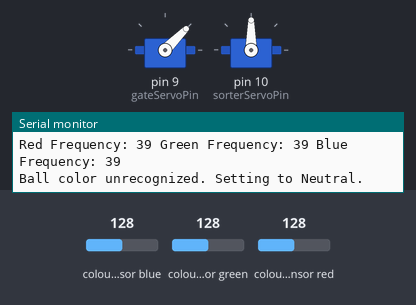
The sketch below on a simulated Arduino Uno, built with avr-gcc and run on an emulated ATmega328P. Shown: 2 × servo, the last lines printed to the serial monitor. Wiring (inferred from the names in the program): TCS3200 colour sensor: output pin 8; S2 pin 4; S3 pin 7; S0 pin 2; S1 pin 3. Inputs (shaded band) come from the test bench; at power-on: colour sensor blue 128, colour sensor red 128, colour sensor green 128.

Above: at 1.2 s.
1.3 s: colour sensor blue set to 134
At 4.2 s:
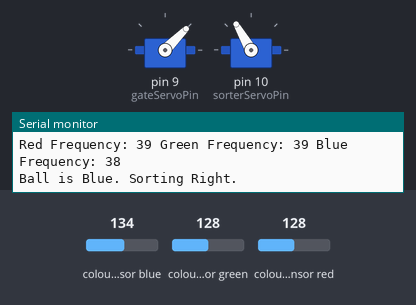
4.3 s: colour sensor red set to 135
At 7.2 s:
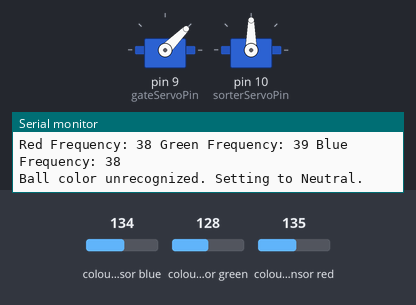
7.3 s: colour sensor blue set to 5
At 11.9 s:
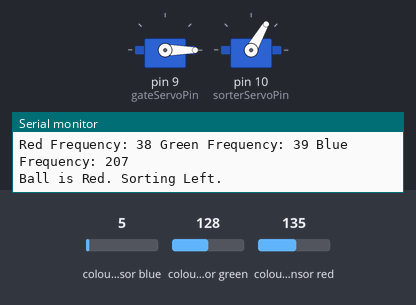
12.7 s: colour sensor red set to 5
At 15.5 s:
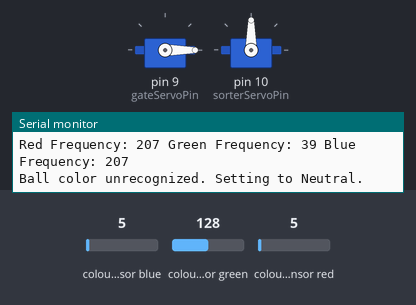
Timing chart, 0 to 16.7 s (numbered marks = the images above; inputs shaded):
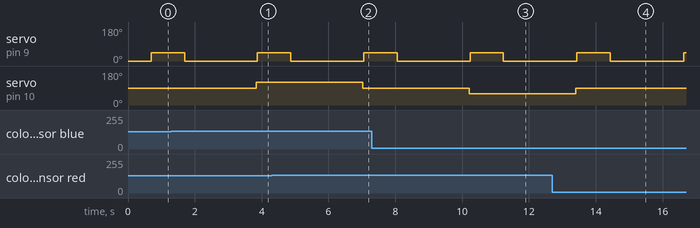

The sketch:

color-ball-sorter.ino
```cpp
#include <Servo.h>

// Create objects for the servo motors
Servo gateServo;
Servo sorterServo;

// Define pin numbers
const int gateServoPin = 9;       // Gate servo signal pin connected to pin 9
const int sorterServoPin = 10;    // Sorter servo signal pin connected to pin 10
const int colorSensorS0 = 2;      // TCS3200 S0 pin connected to pin 2
const int colorSensorS1 = 3;      // TCS3200 S1 pin connected to pin 3
const int colorSensorS2 = 4;      // TCS3200 S2 pin connected to pin 4
const int colorSensorS3 = 7;      // TCS3200 S3 pin connected to pin 5
const int colorSensorOut = 8;     // TCS3200 OUT pin connected to pin 6

// Define angles for servo motors
const int gateClosedAngle = 0;
const int gateOpenAngle = 45; // Reduced gate opening angle
const int redPosition = 60;   // Adjusted sorter angle for red
const int bluePosition = 120; // Adjusted sorter angle for blue
const int neutralPosition = 90; // Neutral position for other colors

// Variables for non-blocking delays
unsigned long previousMillis = 0;
const long interval = 500;

// Threshold values for frequency comparison
int redThreshold = 10;
int blueThreshold = 15; // Increased threshold for blue detection

void setup() {
  Serial.begin(9600);

  // Attach servos
  gateServo.attach(gateServoPin);
  sorterServo.attach(sorterServoPin);

  // Set initial servo positions
  gateServo.write(gateClosedAngle);
  sorterServo.write(neutralPosition);

  // Initialize TCS3200 sensor pins
  pinMode(colorSensorS0, OUTPUT);
  pinMode(colorSensorS1, OUTPUT);
  pinMode(colorSensorS2, OUTPUT);
  pinMode(colorSensorS3, OUTPUT);
  pinMode(colorSensorOut, INPUT);

  // Set sensor frequency scaling to 20%
  digitalWrite(colorSensorS0, HIGH);
  digitalWrite(colorSensorS1, LOW);
}

void loop() {
  unsigned long currentMillis = millis();

  // Run the sorting process if enough time has passed (non-blocking delay)
  if (currentMillis - previousMillis >= interval) {
    previousMillis = currentMillis;

    // Get average frequency for each color
    int redFrequency = getAverageFrequency(LOW, LOW);
    int greenFrequency = getAverageFrequency(HIGH, HIGH);
    int blueFrequency = getAverageFrequency(LOW, HIGH);

    // Debug output for frequency readings
    Serial.print("Red Frequency: "); Serial.print(redFrequency);
    Serial.print(" Green Frequency: "); Serial.print(greenFrequency);
    Serial.print(" Blue Frequency: "); Serial.println(blueFrequency);

    // Determine the ball's color using the new logic
    if (isRed(redFrequency, greenFrequency, blueFrequency)) {
      sorterServo.write(redPosition);
      Serial.println("Ball is Red. Sorting Left.");
    } else if (isBlue(redFrequency, greenFrequency, blueFrequency)) {
      sorterServo.write(bluePosition);
      Serial.println("Ball is Blue. Sorting Right.");
    } else {
      sorterServo.write(neutralPosition);
      Serial.println("Ball color unrecognized. Setting to Neutral.");
    }

    // Open the gate to release the ball
    gateServo.write(gateOpenAngle);
    delay(1000); // Wait for the ball to pass through
    gateServo.write(gateClosedAngle);

    // Wait for the ball to settle into the bin
    delay(2000);
  }
}

// Function to get the average frequency over multiple readings
int getAverageFrequency(int s2State, int s3State) {
  int totalFrequency = 0;
  for (int i = 0; i < 5; i++) {
    digitalWrite(colorSensorS2, s2State);
    digitalWrite(colorSensorS3, s3State);
    totalFrequency += pulseIn(colorSensorOut, LOW);
    delay(10); // Small delay between readings
  }
  return totalFrequency / 5;
}

// Function to check if the color is red
bool isRed(int r, int g, int b) {
  return (r < g && r < b && r < 200); // Adjust thresholds as needed
}

// Function to check if the color is blue
bool isBlue(int r, int g, int b) {
  return (b < r && b < g && b < 200); // Adjust thresholds as needed
}
```

Measured:
- the behaviour switches between 131 and 132 on colour sensor blue (found by bisection; images 0 and 1)
- the behaviour switches between 131 and 132 on colour sensor red (found by bisection; images 1 and 2)
- after the input at 1.3 s, servo on pin 10 (sorterServoPin): 90° → 120° after 2.5 s
- after the input at 4.3 s, servo on pin 10 (sorterServoPin): 120° → 90° after 2.7 s
- after the input at 7.3 s, servo on pin 10 (sorterServoPin): 90° → 60° after 2.9 s
- after the input at 12.7 s, servo on pin 10 (sorterServoPin): 60° → 90° after 0.69 s
